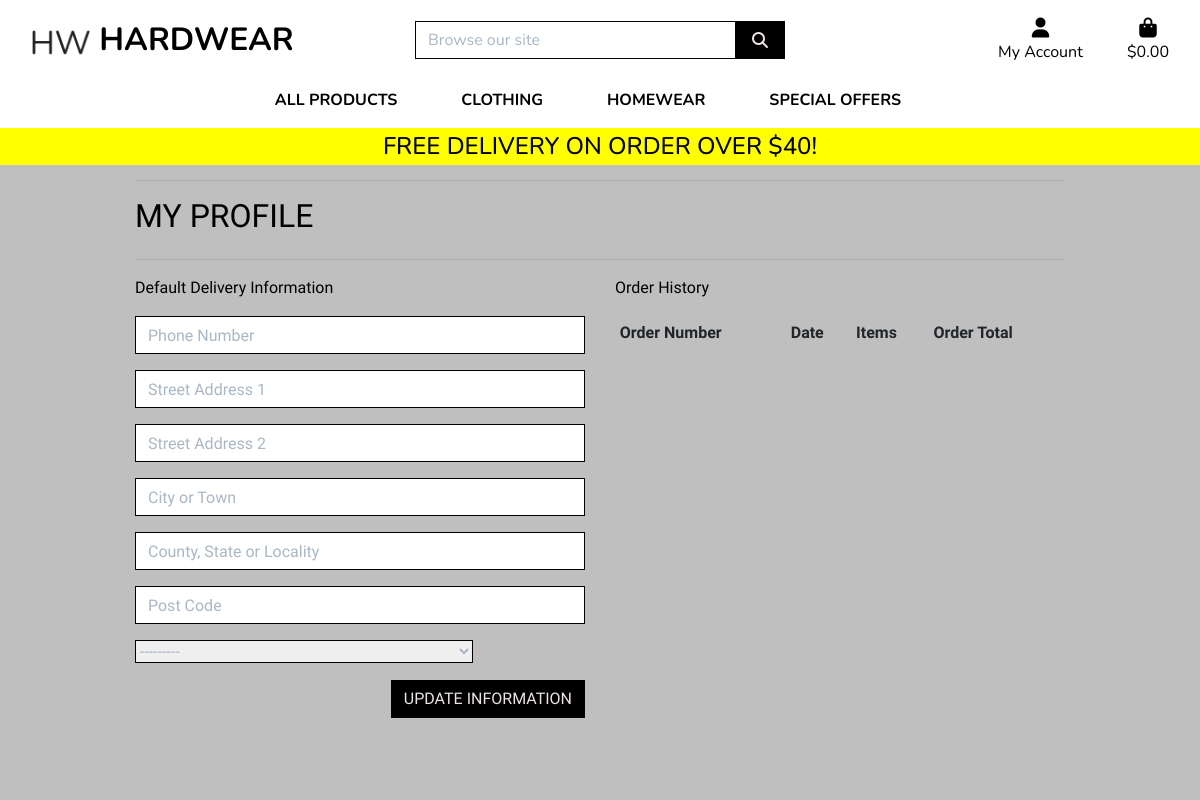
The page /profile/ (signed in) on the database as committed earlier.
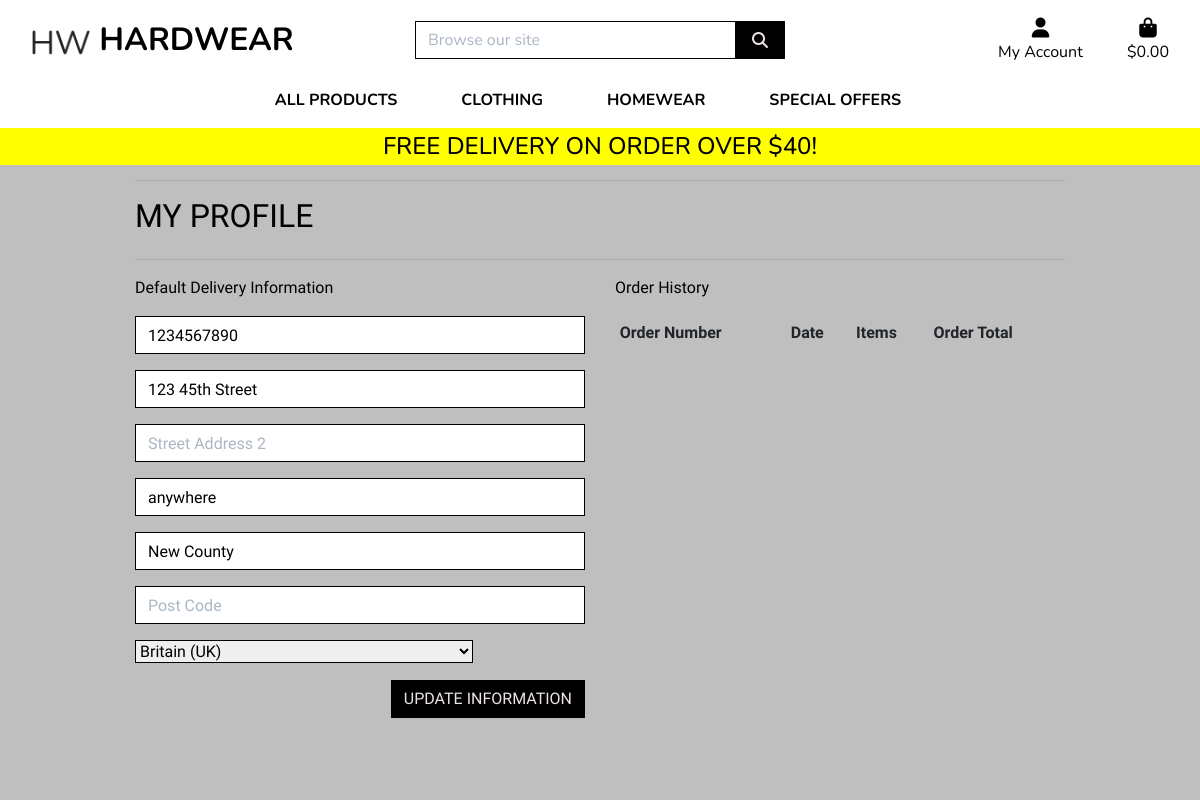
The same page on the database as committed later.
### profiles/models.py (models this page shows, shortened)
class UserProfile(models.Model):
    user = models.OneToOneField(User, on_delete=models.CASCADE)
    default_phone_number = models.CharField(max_length=20, null=True, blank=True)
    default_street_address1 = models.CharField(max_length=80, null=True, blank=True)
    default_street_address2 = models.CharField(max_length=80, null=True, blank=True)
    default_city_or_town = models.CharField(max_length=40, null=True, blank=True)
    default_county = models.CharField(max_length=80, null=True, blank=True)
    default_postcode = models.CharField(max_length=20, null=True, blank=True)
    default_country = CountryField(blank_label='Country', null=True, blank=True)

### profiles/views.py (the view)
# urls.py: path('profile/', include('profiles.urls')),
def profile(request):
    profile = get_object_or_404(UserProfile, user=request.user)
    if request.method == 'POST':
        form = UserProfileForm(request.POST, instance=profile)
        if form.is_valid():
            form.save()
            messages.success(request, 'Profile updated successfully')
    form = UserProfileForm(instance=profile)
    orders = profile.orders.all()
    template = 'profiles/profile.html'
    context = {
        'form': form,
        'orders': orders,
        'on_profile_page': True
    }
    return render(request, template, context)

### profiles/forms.py
class UserProfileForm(forms.ModelForm):
    class Meta:
        model = UserProfile
        exclude = ('user',)
    def __init__(self, *args, **kwargs):
        super().__init__(*args, **kwargs)
        placeholders = {
            'default_phone_number': 'Phone Number',
            'default_postcode': 'Post Code',
            'default_city_or_town': 'City or Town',
            'default_street_address1': 'Street Address 1',
            'default_street_address2': 'Street Address 2',
            'default_county': 'County, State or Locality',
        }
        self.fields['default_phone_number'].widget.attrs['autofocus'] = True
        for field in self.fields:
            if field != 'default_country':
                if self.fields[field].required:
                    placeholder = f'{placeholders[field]} *'
                else:
                    placeholder = placeholders[field]
                self.fields[field].widget.attrs['placeholder'] = placeholder
            self.fields[field].widget.attrs['class'] = 'border-black rounded-0 profile-form-input'
            self.fields[field].label = False

### profiles/templates/profiles/profile.html (shortened to what this page needs)
{% extends "base.html" %}
{% load static %}
{% block extra_css %}
    <link rel="stylesheet" href="{% static 'css/profile.css' %}">
{% endblock %}
{% block page_header %}
    <div class="container header-container">
    </div>
{% endblock %}
{% block content %}
    <div class="overlay"></div>
    <div class="container">
        <div class="row">
            <div class="col">
                <hr>
                <h2 class="logo-font mb-4 text-black">My Profile</h2>
                <hr>
            </div>
        </div>
        <div class="row">
            <div class="col-12 col-lg-6">
                <p class="text-black text-muted">Default Delivery Information</p>
                <form class="mt-3" action="{% url 'profile' %}" method="POST" id="profile-update-form">
                    {{ form|crispy }}
                    <button class="btn btn-black rounded-0 text-uppercase float-right">Update Information</button>
                </form>
            </div>
            <div class="text-black col-lg-6">
                <p class="text-black text-muted">Order History</p>
                <div class="order-history table-responsive">
                    <table class="table table-sm table-borderless">
                        <thead>
                            <tr>
                                <th>Order Number</th>
                                <th>Date</th>
                                <th>Items</th>
                                <th>Order Total</th>
                            </tr>
                        </thead>
                    </table>
                </div>
            </div>
        </div>
{% endblock %}

Rows that differ between the two databases and show on the page:
changed UserProfile: default_phone_number (not shown) → "1234567890"; default_street_address1 (not shown) → "123 45th Street"; default_city_or_town (not shown) → "anywhere"; default_county (not shown) → "New County"; default_country "---------" → "Britain (UK)"
